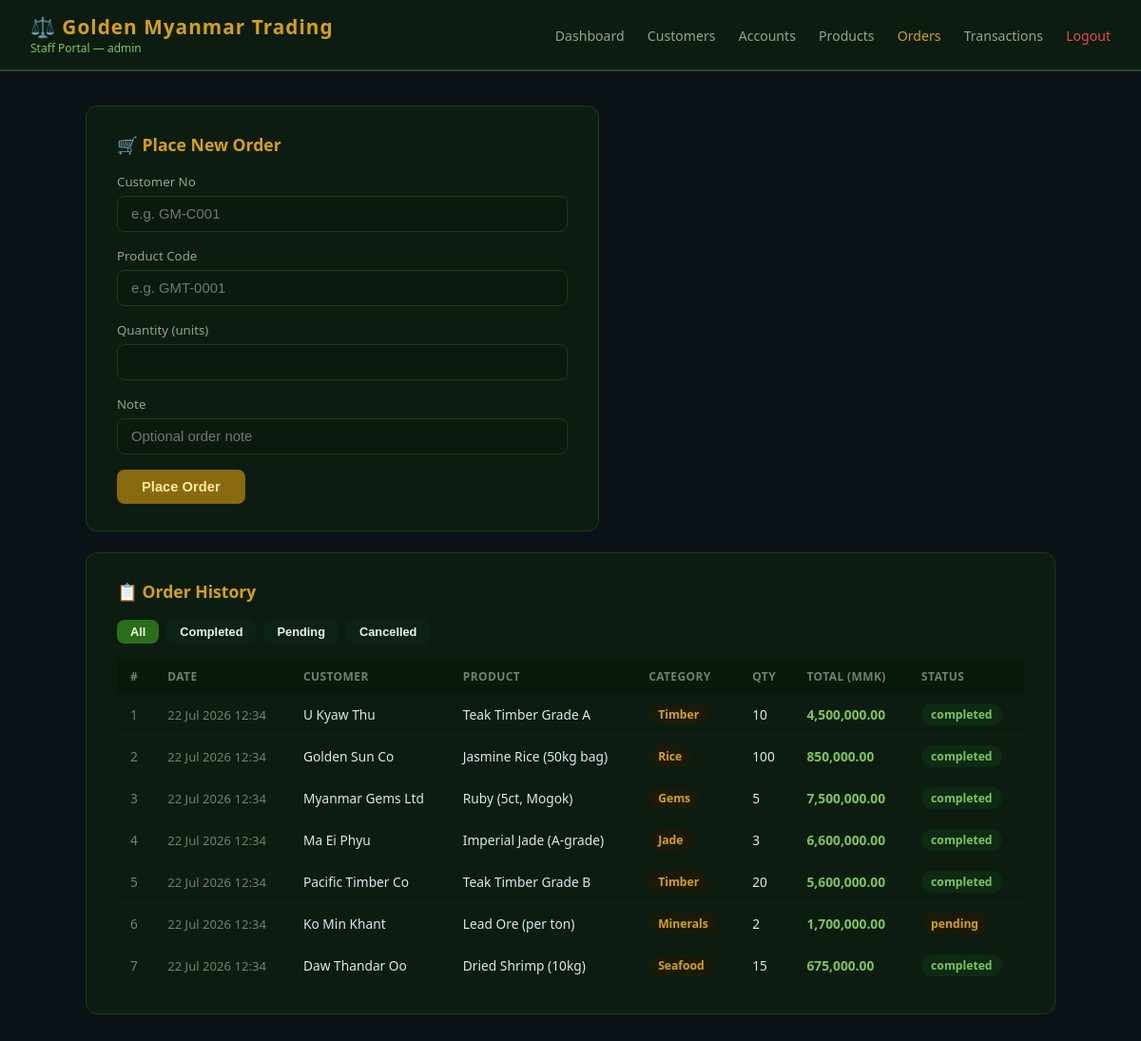
/orders.php (signed in), run on the app's committed database.
### tables this page shows
CREATE TABLE IF NOT EXISTS orders (
    id           INT AUTO_INCREMENT PRIMARY KEY,
    cust_no      VARCHAR(20) NOT NULL,
    product_code VARCHAR(20) NOT NULL,
    quantity     INT NOT NULL,
    total_amount DECIMAL(18,2) NOT NULL,
    note         TEXT,
    status       ENUM('completed','pending','cancelled') DEFAULT 'completed',
    created_at   DATETIME DEFAULT CURRENT_TIMESTAMP,
    INDEX idx_cust  (cust_no),
    INDEX idx_prod  (product_code)
);

CREATE TABLE IF NOT EXISTS customers (
    id         INT AUTO_INCREMENT PRIMARY KEY,
    cust_no    VARCHAR(20) UNIQUE NOT NULL,
    full_name  VARCHAR(100) NOT NULL,
    nrc_no     VARCHAR(30),                     
    email      VARCHAR(120),
    phone      VARCHAR(20),
    address    TEXT,
    status     ENUM('active','inactive','blacklisted') DEFAULT 'active',
    created_at DATETIME DEFAULT CURRENT_TIMESTAMP
);

CREATE TABLE IF NOT EXISTS products (
    id           INT AUTO_INCREMENT PRIMARY KEY,
    product_code VARCHAR(20) UNIQUE NOT NULL,
    name         VARCHAR(150) NOT NULL,
    category     ENUM('timber','gems','rice','seafood','jade','minerals','other') DEFAULT 'other',
    price        DECIMAL(15,2) DEFAULT 0.00,    
    stock        INT DEFAULT 0,
    description  TEXT,
    status       ENUM('available','out_of_stock','discontinued') DEFAULT 'available',
    created_at   DATETIME DEFAULT CURRENT_TIMESTAMP
);

### orders.php (the view, shortened to what this page needs)
<?php
require 'db.php';
$status_filter = isset($_GET['status']) ? $_GET['status'] : '';
$where = $status_filter ? "WHERE o.status='$status_filter'" : '';
$orders = $conn->query(
    "SELECT o.*, c.full_name, p.name as product_name, p.category
     FROM orders o
     JOIN customers c ON c.cust_no = o.cust_no
     JOIN products p ON p.product_code = o.product_code
     $where
     ORDER BY o.created_at DESC"
);
?>
<!DOCTYPE html>
<html lang="en">
<head>
<link rel="stylesheet" href="style.css">
</head>
<body>
<?php include 'nav.php'; ?>
<div class="container">
  <div class="card" style="max-width:540px">
    <h2>🛒 Place New Order</h2>
    <form method="POST">
      <div class="form-group"><label>Customer No</label><input name="cust_no" placeholder="e.g. GM-C001" required></div>
      <div class="form-group"><label>Product Code</label><input name="product_code" placeholder="e.g. GMT-0001" required></div>
      <div class="form-group"><label>Quantity (units)</label><input name="quantity" type="number" min="1" required></div>
      <div class="form-group"><label>Note</label><input name="note" placeholder="Optional order note"></div>
      <button class="btn btn-gold" name="place_order" value="1">Place Order</button>
    </form>
  </div>
  <div class="card">
    <h2>📋 Order History</h2>
    <div style="display:flex;gap:8px;margin-bottom:16px">
      <a href="orders.php"><button class="btn btn-sm" style="<?= !$status_filter ? '' : 'background:#0d2217' ?>">All</button></a>
      <a href="?status=completed"><button class="btn btn-sm" style="<?= $status_filter==='completed' ? '' : 'background:#0d2217' ?>">Completed</button></a>
      <a href="?status=pending"><button class="btn btn-sm" style="<?= $status_filter==='pending' ? 'background:#2a1e08;color:#d4a017' : 'background:#0d2217' ?>">Pending</button></a>
      <a href="?status=cancelled"><button class="btn btn-sm" style="<?= $status_filter==='cancelled' ? 'background:#2a0d0d;color:#e05050' : 'background:#0d2217' ?>">Cancelled</button></a>
    </div>
    <?php if ($orders === false || $orders->num_rows === 0): ?>
      <p style="color:#6a8470">No orders found.</p>
    <?php else: ?>
    <table>
      <tr><th>#</th><th>Date</th><th>Customer</th><th>Product</th><th>Category</th><th>Qty</th><th>Total (MMK)</th><th>Status</th></tr>
      <?php while ($o = $orders->fetch_assoc()): ?>
      <tr>
        <td style="color:#6a8470"><?= $o['id'] ?></td>
        <td style="font-size:0.82rem;color:#6a8470"><?= date('d M Y H:i', strtotime($o['created_at'])) ?></td>
        <td><?= htmlspecialchars($o['full_name']) ?></td>
        <td style="font-weight:500"><?= htmlspecialchars($o['product_name']) ?></td>
        <td><span class="badge badge-pending" style="text-transform:capitalize"><?= $o['category'] ?></span></td>
        <td><?= $o['quantity'] ?></td>
        <td style="color:#7dc45a;font-weight:600"><?= number_format($o['total_amount'], 2) ?></td>
        <td><span class="badge badge-<?= $o['status'] === 'completed' ? 'credit' : ($o['status'] === 'pending' ? 'pending' : 'inactive') ?>"><?= $o['status'] ?></span></td>
      </tr>
      <?php endwhile; ?>
    </table>
    <?php endif; ?>
  </div>
</div>
</body>
</html>

### style.css (style rules this page uses)
* { box-sizing: border-box; margin: 0; padding: 0; }
body { font-family: 'Segoe UI', sans-serif; background: #0a1218; color: #dde6ee; min-height: 100vh; }
.container { max-width: 1060px; margin: 36px auto; padding: 0 20px; }
.card { background: #0d1c10; border: 1px solid #1e3a18; border-radius: 12px; padding: 28px 32px; margin-bottom: 22px; }
.card h2 { color: #d4a017; margin-bottom: 18px; font-size: 1.1rem; display: flex; align-items: center; gap: 8px; }
.form-group { margin-bottom: 16px; }
.form-group label { display: block; margin-bottom: 6px; color: #8aa890; font-size: 0.83rem; }
.form-group input, .form-group select, .form-group textarea { width: 100%; padding: 10px 14px; background: #0a1a0e; border: 1px solid #1e3a18; border-radius: 8px; color: #dde6ee; font-size: 0.93rem; }
.btn { background: #2a6e1a; color: #e8f5e0; border: none; padding: 10px 26px; border-radius: 8px; cursor: pointer; font-size: 0.92rem; font-weight: 600; transition: background 0.2s; }
.btn-gold { background: #8a6a10; color: #fdeaa0; }
.btn-sm { padding: 5px 14px; font-size: 0.80rem; }
table { width: 100%; border-collapse: collapse; font-size: 0.86rem; }
th { background: #0a180c; color: #6a8470; padding: 10px 14px; text-align: left; font-weight: 600; text-transform: uppercase; font-size: 0.75rem; letter-spacing: 0.4px; }
td { padding: 10px 14px; border-bottom: 1px solid #152010; }
.badge { display: inline-block; padding: 3px 10px; border-radius: 20px; font-size: 0.76rem; font-weight: 600; }
.badge-credit { background: #0d2a12; color: #7dc45a; }
.badge-pending { background: #1a1a08; color: #d4a017; }

### data on the page
orders: id "1", created_at "22 Jul 2026 12:34", customers.full_name "U Kyaw Thu", products.name "Teak Timber Grade A", products.category "Timber", quantity "10", total_amount "4,500,000.00", status "completed"
orders: id "2", created_at "22 Jul 2026 12:34", customers.full_name "Golden Sun Co", products.name "Jasmine Rice (50kg bag)", products.category "Rice", quantity "100", total_amount "850,000.00", status "completed"
orders: id "3", created_at "22 Jul 2026 12:34", customers.full_name "Myanmar Gems Ltd", products.name "Ruby (5ct, Mogok)", products.category "Gems", quantity "5", total_amount "7,500,000.00", status "completed"
orders: id "4", created_at "22 Jul 2026 12:34", customers.full_name "Ma Ei Phyu", products.name "Imperial Jade (A-grade)", products.category "Jade", quantity "3", total_amount "6,600,000.00", status "completed"
orders: id "5", created_at "22 Jul 2026 12:34", customers.full_name "Pacific Timber Co", products.name "Teak Timber Grade B", products.category "Timber", quantity "20", total_amount "5,600,000.00", status "completed"
orders: id "6", created_at "22 Jul 2026 12:34", customers.full_name "Ko Min Khant", products.name "Lead Ore (per ton)", products.category "Minerals", quantity "2", total_amount "1,700,000.00", status "pending"
orders: id "7", created_at "22 Jul 2026 12:34", customers.full_name "Daw Thandar Oo", products.name "Dried Shrimp (10kg)", products.category "Seafood", quantity "15", total_amount "675,000.00", status "completed"

### other printed values
$_SESSION['staff_role'] "admin"
